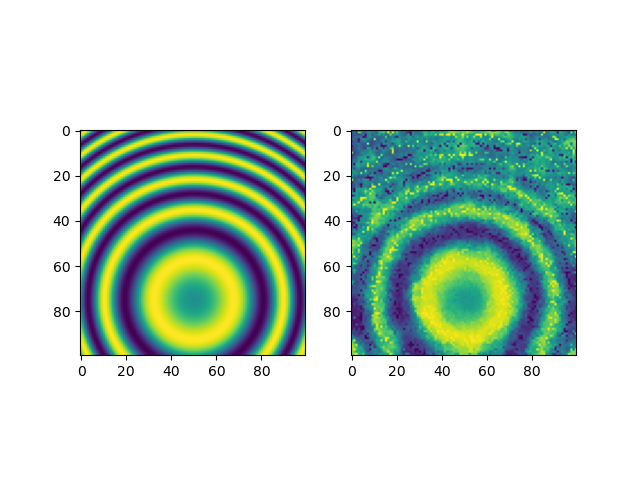

This chart was generated by the following Python code:
import numpy as np  
import matplotlib.pyplot as plt  
    
    

    
def idw2d(xi, yi, zi, xf, yf):
    ri = np.sqrt((xi-xf)**2+(yi-yf)**2)
    zero_ind = np.argwhere(ri < 1e-3)
    if len(zero_ind > 0): return zi[zero_ind[0]][0]

    sum1 = 0 
    sum2 = 0
    for i in range(len(ri)):
        if ri[i] >= 1: continue
        sum1 += ri[i]
        sum2 += ri[i]*zi[i]
    return sum2/sum1

#=========================================================================================    
if __name__ == "__main__": 
    sigma = 2.
    a = np.arange(-10, 10, 0.2)  
    b = np.arange(-10, 10, 0.2)  
    x, y = np.meshgrid(a, b)  
    z = np.sin((x**2. + (y-5)**2.)/(2.*sigma**2.))

    fig, ax = plt.subplots(1,2)
    h = ax[0].imshow(z)  

    n = len(np.ndarray.flatten(x))
    n = int(n/5)
    inda = np.random.randint(0, len(a), n)
    indb = np.random.randint(0, len(b), n)
    uf = idw2d( x[inda,indb], y[inda,indb], z[inda,indb], 0.123123123123123123, 0.123121423123123)

    u = []
    for i in range(len(a)):
        u.append([])
        for j in range(len(b)):
            u[-1].append( idw2d( x[inda,indb], y[inda,indb], z[inda,indb], x[i,j], y[i,j]) )

    h = ax[1].imshow(np.array(u), vmin=np.amin(z), vmax=np.amax(z))  
    plt.savefig("idw.png")